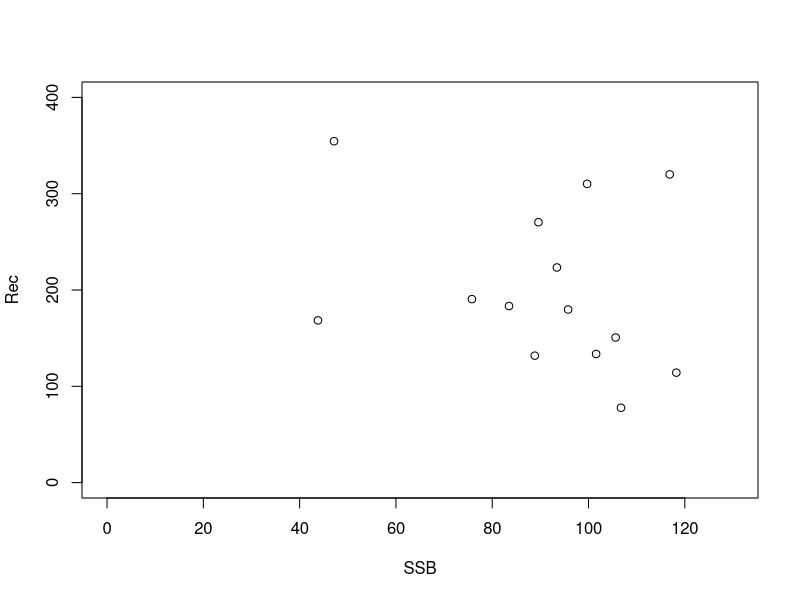
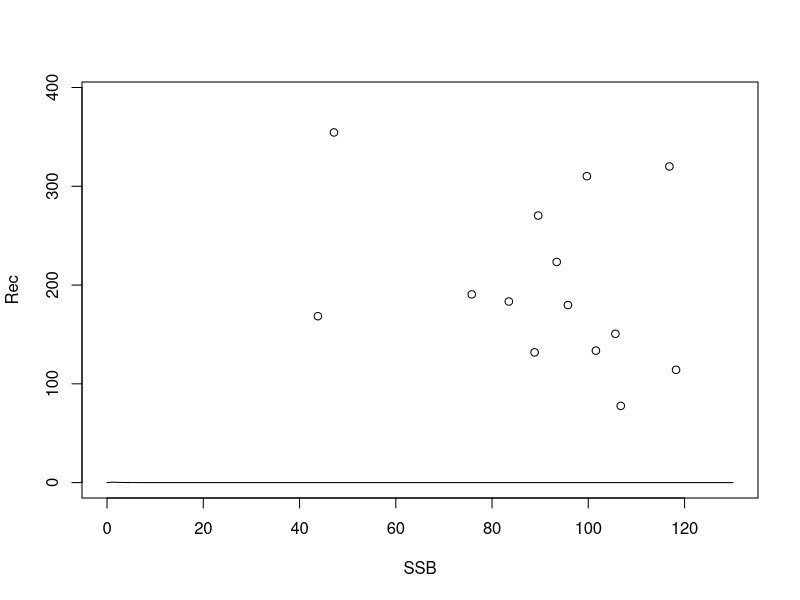
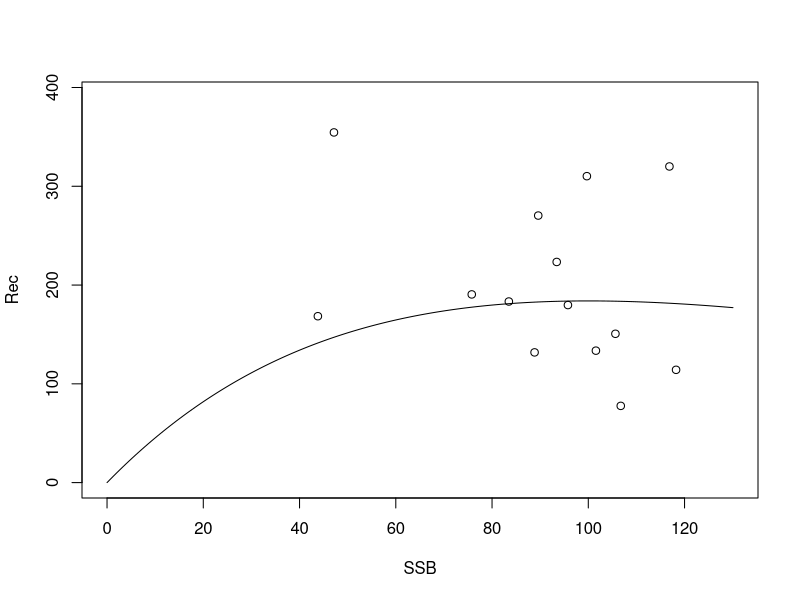

Write R code to recreate these figures, in order.
## 1  Import and explore data
cod <- read.csv("recruitment.csv")
cod
plot(cod, xlim=c(0,130), ylim=c(0,400))

## 2  Function to plot Ricker line
plot_ricker <- function(data, a, b, ...)
{
  S <- data[[1]]
  R <- data[[2]]
  plot(data, xlim=c(0,1.1*max(S)), ylim=c(0,1.1*max(R)))
  Sfit <- seq(0, 1.1*max(S), length=200)
  Rfit <- a * Sfit * exp(-b*Sfit)
  lines(Sfit, Rfit)
}
plot_ricker(cod, a=1, b=1)
## a is the initial slope
## a / exp(b) is maximum recruitment
plot_ricker(cod, a=5, b=0.01)

## 3  Function to fit model (estimate a and b)
ricker <- function(par, data)
{
  a <- exp(par[["loga"]])
  b <- exp(par[["logb"]])

  Rfit <- a * data$S * exp(-b*data$S)

  res <- log(data$R) - log(Rfit)
  sum(res^2)
}

## 4  Fit model

## Starting values
init <- c(loga=log(5), logb=log(0.01))

## Calculate RSS at starting values, before fitting model
ricker(par=init, data=cod)

## Fit model
optim(ricker, par=init, data=cod)
fit <- optim(ricker, par=init, data=cod)$par
ricker(par=fit, cod)  # RSS
fit  # estimated parameters

## Exponentiate
c(a=exp(fit[["loga"]]), b=exp(fit[["logb"]]))
